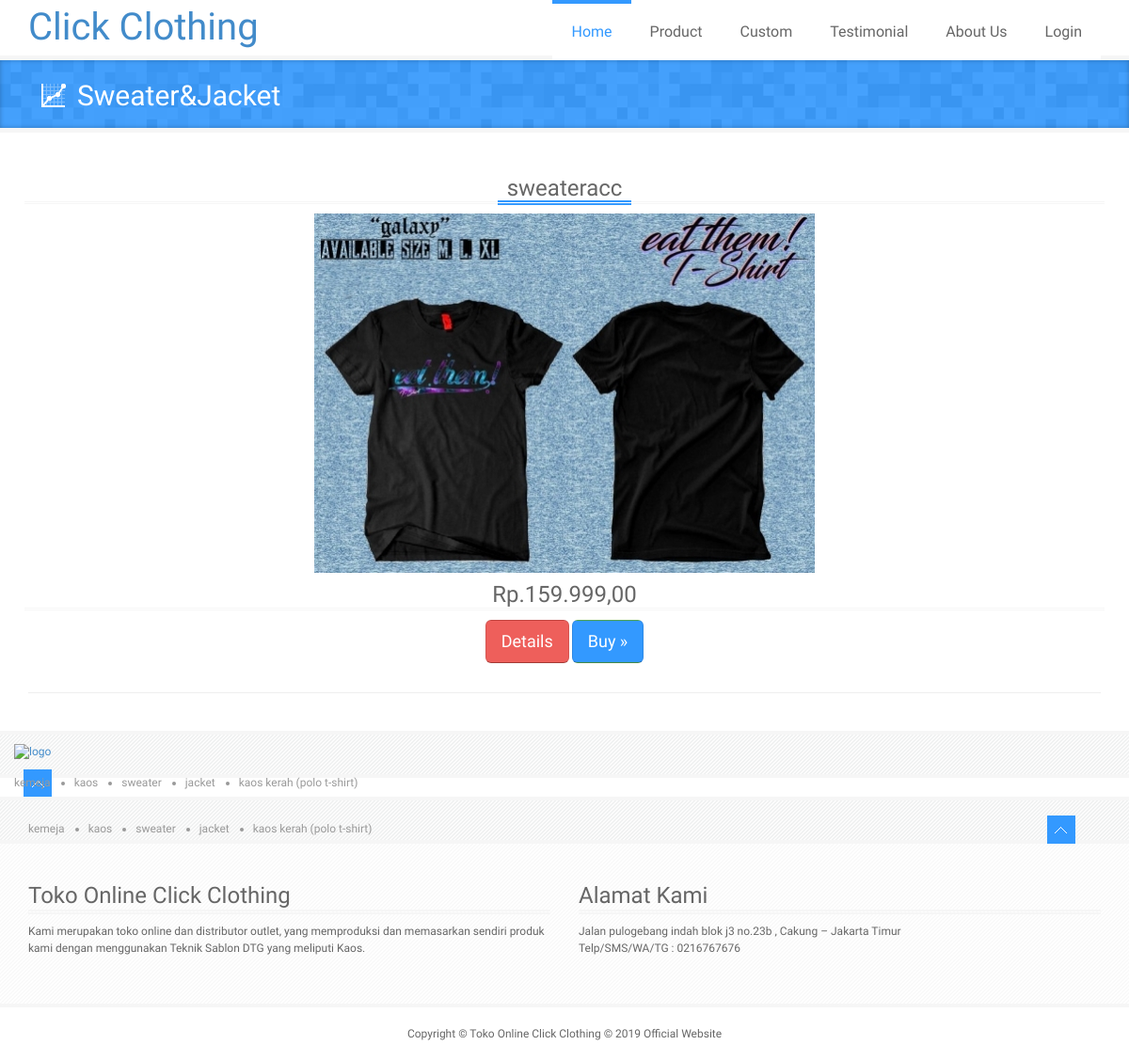
Screenshot of /sweater.php with the database file from the repository.
### tables this page shows
CREATE TABLE `produk` (
  `kode` int(10) NOT NULL,
  `nama` varchar(30) NOT NULL,
  `jenis` varchar(10) NOT NULL,
  `size` varchar(20) NOT NULL,
  `color` varchar(20) NOT NULL,
  `harga` int(10) NOT NULL,
  `keterangan` varchar(100) NOT NULL,
  `stok` int(3) NOT NULL,
  `gambar` varchar(40) NOT NULL
);

### sweater.php (the view, shortened to what this page needs)
<!DOCTYPE html>
<html lang="en">
<head>
    <link href="css/bootstrap.css" rel="stylesheet">
    <link href="css/bootstrap-responsive.css" rel="stylesheet">
	<link href="css/style.css" rel="stylesheet">
</head>
<body>
	<?php include "header.php"; ?>
	<div id="page-title">
		<div id="page-title-inner">
			<div class="container">
				<h2><i class="ico-stats ico-white"></i>Sweater&Jacket</h2>
			</div>
		</div>
	</div>
	<div id="wrapper">
    	<div class="container">
      		<div class="row">
	<?php
                    $sql = mysqli_query($koneksi, "SELECT * FROM produk WHERE jenis='Sweater' order by kode DESC");
	if(mysqli_num_rows($sql) == 0){
		echo "Tidak ada produk!";
	}else{
		while($data = mysqli_fetch_assoc($sql)){
                    ?>
        		<div class="span4">
          			<div class="icons-box">
                        <div class="title"><h3><?php echo $data['nama']; ?></h3></div>
                        <img src="admin/<?php echo $data['gambar']; ?>" />
						<div><h3>Rp.<?php echo number_format($data['harga'],2,",",".");?></h3></div>
						<div class="clear"><a href="detailproduk.php?hal=detailbarang&kd=<?php echo $data['kode'];?>" class="btn btn-lg btn-danger">Details</a> <a href="index.html" class="clear"> <a href="index.html" class="btn btn-lg btn-success">Buy &raquo;</a></div>
                    </div>
        		</div>
                <?php
              }
              }
              ?>
      		</div>
				</div>
				</div>
    	<div class="container">
			<hr>
		</div>
	<div id="footer-menu" class="hidden-tablet hidden-phone">
		<div class="container">
			<div class="row">
				<div class="span2">
					<div id="footer-menu-logo">
						<a href="#"><img src="img/logo1.png" alt="logo" /></a>
					</div>
				</div>
				<div class="span9">
					<div id="footer-menu-links">
						<ul id="footer-nav">
							<li><a href="#">Kemeja</a></li>
							<li><a href="#">Kaos</a></li>
							<li><a href="#">Sweater</a></li>
							<li><a href="#">Jacket</a></li>
							<li><a href="#">Kaos Kerah (polo t-shirt)</a></li>
						</ul>
					</div>
				</div>
				<div class="span1">
					<div id="footer-menu-back-to-top">
						<a href="#"></a>
					</div>
				</div>
			</div>
		</div>
	</div>
	<?php include "footer.php";?>
</body>
</html>

### rows the page displays
produk: nama "sweateracc", gambar (picture), harga "159.999,00"
